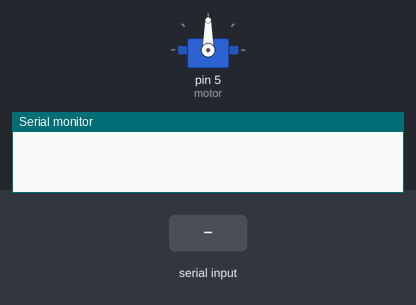
A sketch run on a simulated Arduino Uno, built with avr-gcc and run on an emulated ATmega328P. On the bench: servo, the last lines printed to the serial monitor. The inputs (shaded band) are chosen by the test bench.

Above: at 1.2 s.
1.3 s: "2" received over Serial
At 2.5 s:
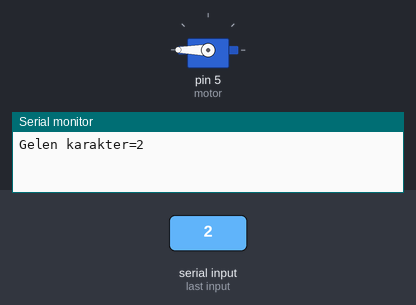
2.8 s: "3" received over Serial
At 3.7 s:
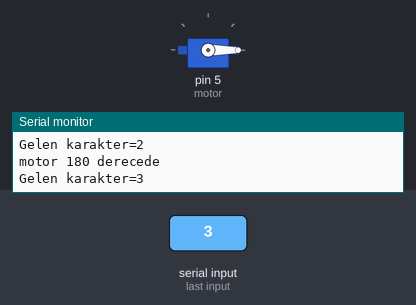
4.3 s: "1" received over Serial
At 4.9 s:
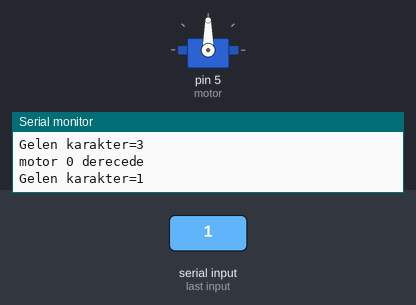
Timing chart, 0 to 7.3 s (numbered marks = the images above; inputs shaded):
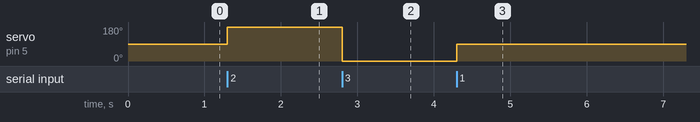

Measured:
- after the input at 1.3 s, servo on pin 5 (motor): 90° → 180° at once
- after the input at 2.8 s, servo on pin 5 (motor): 180° → 0° at once
- after the input at 4.3 s, servo on pin 5 (motor): 0° → 90° at once

The sketch:

servo_serial_control.ino
```cpp
#include<Servo.h>
Servo motor;
const int bekle=1500;
char karakter;

void setup() {
Serial.begin(9600);
motor.attach(5);
}

void loop() {


if(Serial.available()>0){

char karakter=Serial.read();
Serial.print("Gelen karakter=");
Serial.println(karakter);

if(karakter=='1'){
motor.write(90);
delay(bekle);
Serial.println("motor 90 derecede");}

if(karakter=='2'){
motor.write(180);
delay(bekle);
Serial.println("motor 180 derecede");}

if(karakter=='3'){
motor.write(0);
delay(bekle);
Serial.println("motor 0 derecede");}

}
}
```
